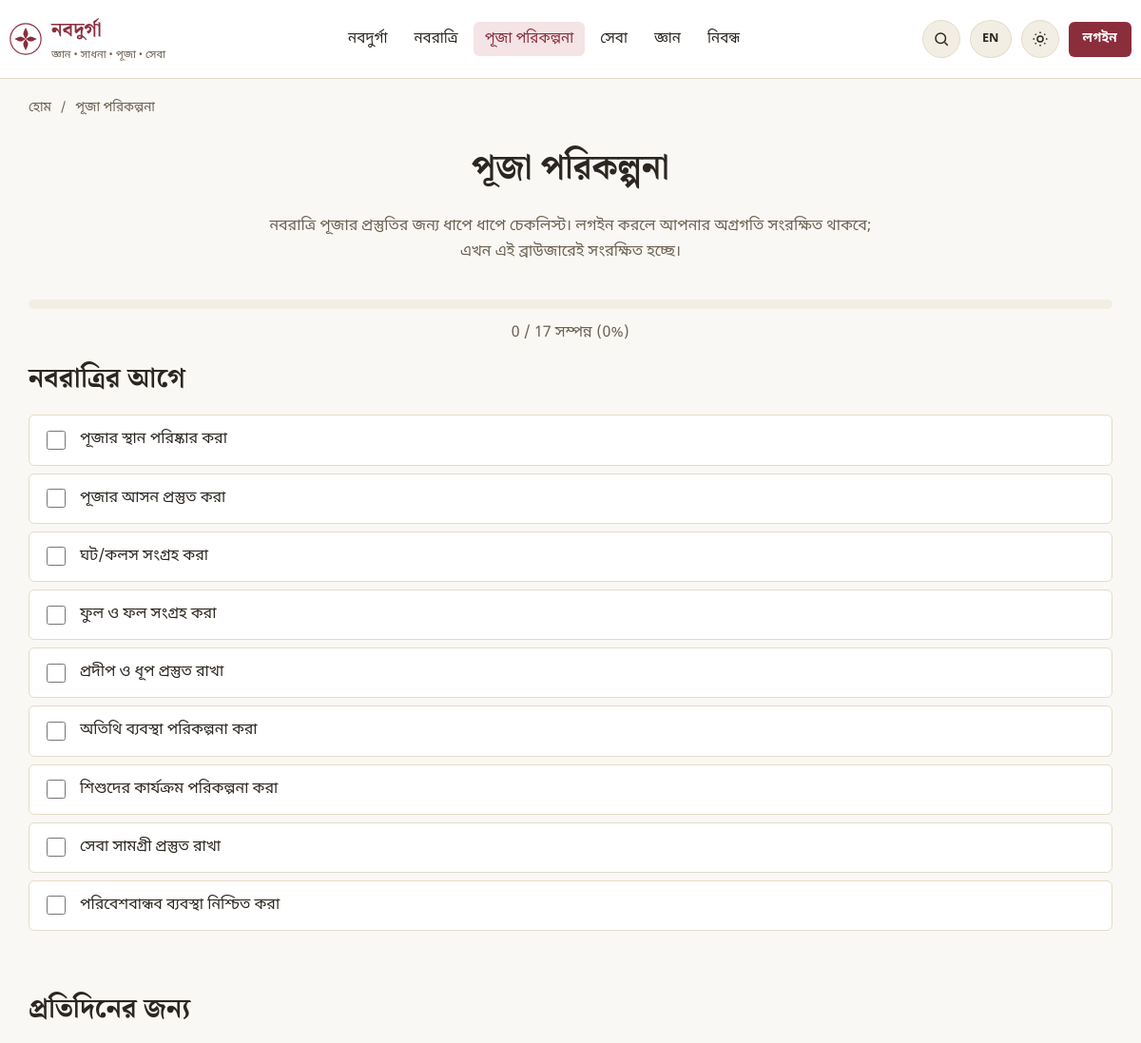
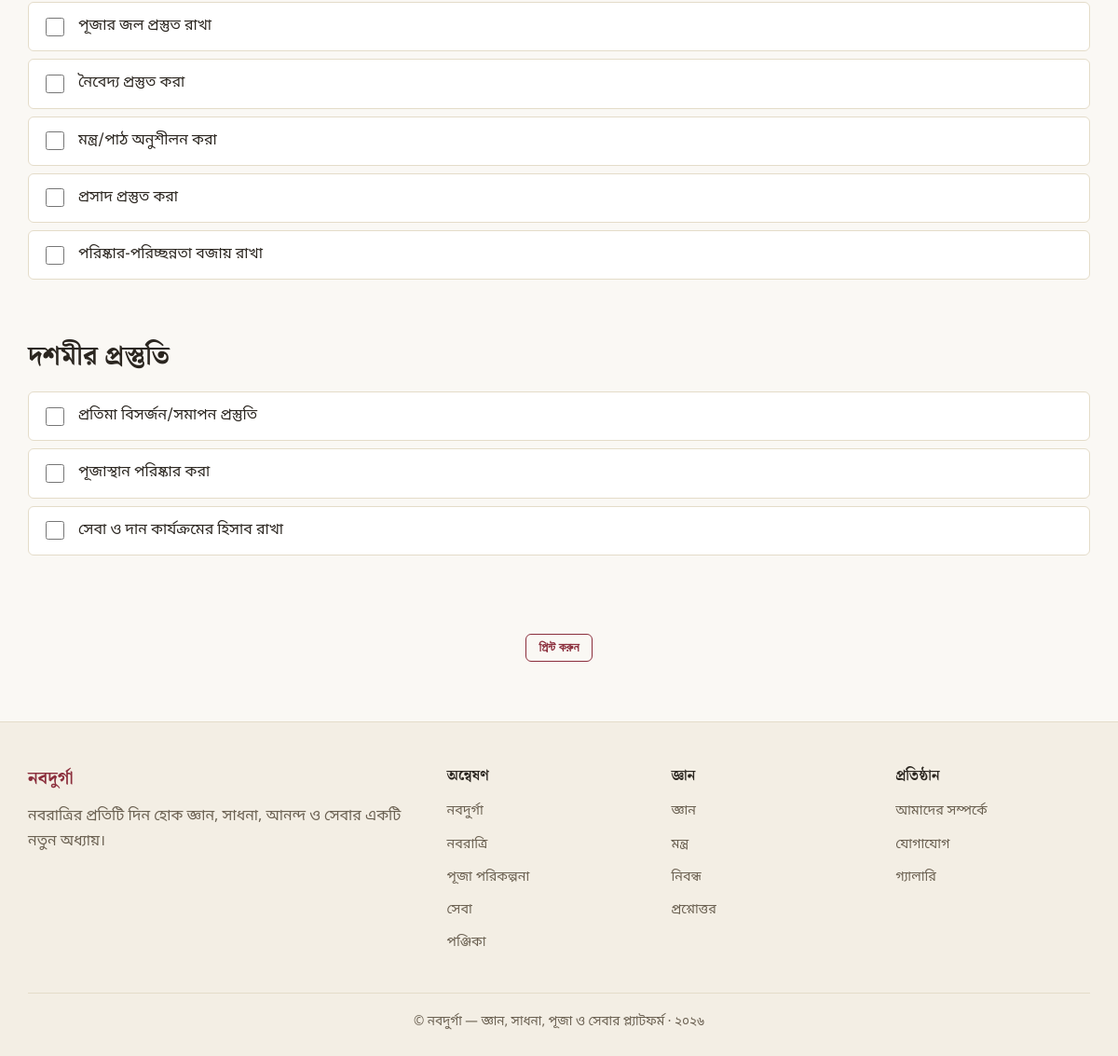
The page /puja-planning on the database its author committed (2 pictures, top to bottom).
### tables this page shows
CREATE TABLE IF NOT EXISTS checklist_items (
    id INT UNSIGNED AUTO_INCREMENT PRIMARY KEY,
    phase VARCHAR(30) NOT NULL DEFAULT 'day' COMMENT 'before, day, dashami',
    day_number TINYINT UNSIGNED NULL COMMENT 'NULL when phase=before or dashami',
    label_bn VARCHAR(255) NOT NULL,
    category VARCHAR(100) NULL,
    sort_order INT NOT NULL DEFAULT 0,
    status ENUM('active','inactive') NOT NULL DEFAULT 'active',
    created_at DATETIME NOT NULL DEFAULT CURRENT_TIMESTAMP
);

### app/core/Controller.php (called while the page is built, shortened)
<?php
class Controller
{
    protected function view(string $view, array $data = [], ?string $layout = null): void
    {
        $viewFile = dirname(__DIR__) . '/views/' . $view . '.php';
        extract($data, EXTR_SKIP);
        require $viewFile;
    }
}

### app/controllers/ChecklistController.php (called while the page is built, shortened)
<?php
class ChecklistController extends Controller
{
    public function index(Request $request): void
    {
        $repo = new ChecklistRepository();
        $grouped = $repo->allGroupedByPhase();
        $statuses = Auth::check() ? $repo->statusesForUser(Auth::id()) : [];
        $this->view('pages/puja-planning', [
            'title' => 'পূজা পরিকল্পনা',
            'metaDescription' => 'নবরাত্রি পূজার ধাপে ধাপে প্রস্তুতি ও চেকলিস্ট।',
            'breadcrumbs' => [['label' => 'পূজা পরিকল্পনা']],
            'grouped' => $grouped,
            'statuses' => $statuses,
        ]);
    }
}

### public/index.php (called while the page is built, shortened)
<?php
$router = new \App\Core\Router();
$router->setBasePath(\App\Core\Env::get('APP_BASE_PATH', ''));
$request = new \App\Core\Request();
$router->dispatch($request);

### app/core/Auth.php (called while the page is built, shortened)
<?php
class Auth
{
    protected static ?array $user = null;
    protected static bool $resolved = false;
    public static function check(): bool
    {
        return self::user() !== null;
    }
    public static function user(): ?array
    {
        if (self::$resolved) {
            return self::$user;
        }
        self::$resolved = true;
        $id = Session::get('user_id');
        if (!$id) {
            return null;
        }
        $repo = new UserRepository();
        $user = $repo->find($id);
        self::$user = $user;
        return $user;
    }
}

### app/helpers/functions.php (called while the page is built, shortened)
<?php
if (!function_exists('e')) {
    function e(?string $value): string
    {
        return htmlspecialchars($value ?? '', ENT_QUOTES, 'UTF-8');
    }
}
if (!function_exists('is_logged_in')) {
    function is_logged_in(): bool
    {
        return Auth::check();
    }
}

### app/core/Autoloader.php (called while the page is built, shortened)
<?php
class Autoloader
{
    protected static array $map = [
        'App\\Core\\' => 'core/',
        'App\\Controllers\\Admin\\' => 'controllers/admin/',
        'App\\Controllers\\' => 'controllers/',
        'App\\Models\\' => 'models/',
        'App\\Repositories\\' => 'repositories/',
        'App\\Services\\' => 'services/',
        'App\\Middleware\\' => 'middleware/',
        'App\\Validators\\' => 'validators/',
        'App\\Helpers\\' => 'helpers/',
    ];
    public static function register(string $appPath): void
    {
        spl_autoload_register(function (string $class) use ($appPath) {
            foreach (self::$map as $prefix => $dir) {
                if (str_starts_with($class, $prefix)) {
                    $relative = substr($class, strlen($prefix));
                    $relative = str_replace('\\', '/', $relative);
                    $file = rtrim($appPath, '/\\') . '/' . $dir . $relative . '.php';
                    if (is_file($file)) {
                        return;
                    }
                }
            }
        });
    }
}

### app/core/Env.php (called while the page is built, shortened)
<?php
class Env
{
    public static function get(string $key, $default = null)
    {
        $value = $_ENV[$key] ?? getenv($key);
        return match (strtolower((string) $value)) {
            'true', '(true)' => true,
            'false', '(false)' => false,
            'null', '(null)' => null,
            'empty', '(empty)' => '',
            default => $value,
        };
    }
}

### app/core/Database.php (called while the page is built, shortened)
<?php
class Database
{
    protected static ?PDO $instance = null;
    public static function connection(): PDO
    {
        if (self::$instance === null) {
            $host = Env::get('DB_HOST', '127.0.0.1');
            $port = Env::get('DB_PORT', '3306');
            $name = Env::get('DB_DATABASE', 'navadurga_db');
            $user = Env::get('DB_USERNAME', 'root');
            $pass = Env::get('DB_PASSWORD', '');
            $charset = Env::get('DB_CHARSET', 'utf8mb4');
            $dsn = "mysql:host={$host};port={$port};dbname={$name};charset={$charset}";
            try {
                self::$instance = new PDO($dsn, $user, $pass, [
                    PDO::ATTR_ERRMODE => PDO::ERRMODE_EXCEPTION,
                    PDO::ATTR_DEFAULT_FETCH_MODE => PDO::FETCH_ASSOC,
                    PDO::ATTR_EMULATE_PREPARES => true,
                ]);
            } catch (PDOException $e) {
                if (Env::get('APP_DEBUG', false)) {
                    throw $e;
                }
                http_response_code(500);
                require dirname(__DIR__) . '/views/errors/500.php';
                exit;
            }
        }
        return self::$instance;
    }
}

### app/core/Repository.php (called while the page is built, shortened)
<?php
abstract class Repository
{
    protected PDO $db;
    protected string $table;
    public function __construct()
    {
        $this->db = Database::connection();
    }
    public function all(array $conditions = [], ?string $orderBy = null, ?int $limit = null): array
    {
        [$where, $params] = $this->buildWhere($conditions);
        $sql = "SELECT * FROM {$this->table} {$where}";
        if ($orderBy) {
            $sql .= " ORDER BY {$orderBy}";
        }
        $stmt = $this->db->prepare($sql);
        $stmt->execute($params);
        return $stmt->fetchAll();
    }
    protected function buildWhere(array $conditions): array
    {
        if (empty($conditions)) {
            return ['', []];
        }
        $clauses = [];
        $params = [];
        foreach ($conditions as $column => $value) {
            if (is_array($value)) {
                $in = [];
                foreach ($value as $i => $v) {
                    $key = "{$column}_{$i}";
                    $in[] = ":{$key}";
                    $params[$key] = $v;
                }
                $clauses[] = "{$column} IN (" . implode(',', $in) . ")";
            } else {
                $clauses[] = "{$column} = :{$column}";
                $params[$column] = $value;
            }
        }
        return ['WHERE ' . implode(' AND ', $clauses), $params];
    }
}

### app/repositories/ChecklistRepository.php (called while the page is built, shortened)
<?php
class ChecklistRepository extends Repository
{
    public function allGroupedByPhase(): array
    {
        $rows = $this->all(['status' => 'active'], 'phase ASC, sort_order ASC, id ASC');
        $grouped = ['before' => [], 'day' => [], 'dashami' => []];
        foreach ($rows as $row) {
            $grouped[$row['phase']][] = $row;
        }
        return $grouped;
    }
}

### app/core/Session.php (called while the page is built, shortened)
<?php
class Session
{
    public static function get(string $key, $default = null)
    {
        return $_SESSION[$key] ?? $default;
    }
}

### app/views/pages/puja-planning.php (the view, shortened to what this page needs)
<h1 class="text-center">পূজা পরিকল্পনা</h1>
<p class="section-subtitle">নবরাত্রি পূজার প্রস্তুতির জন্য ধাপে ধাপে চেকলিস্ট। <?= is_logged_in() ? 'আপনার অগ্রগতি স্বয়ংক্রিয়ভাবে সংরক্ষিত হচ্ছে।' : 'লগইন করলে আপনার অগ্রগতি সংরক্ষিত থাকবে; এখন এই ব্রাউজারেই সংরক্ষিত হচ্ছে।' ?></p>
<?php
$phaseLabels = ['before' => 'নবরাত্রির আগে', 'day' => 'প্রতিদিনের জন্য', 'dashami' => 'দশমীর প্রস্তুতি'];
?>
<div class="progress-bar"><div class="progress-bar-fill" id="checklist-progress" style="width:0%;"></div></div>
<p class="text-center text-muted" id="checklist-progress-label">অগ্রগতি লোড হচ্ছে...</p>
<?php foreach ($phaseLabels as $phase => $label): if (empty($grouped[$phase])) continue; ?>
<section class="section" style="padding-top:0;">
    <h2><?= e($label) ?></h2>
    <ul class="checklist" data-checklist-group>
        <?php foreach ($grouped[$phase] as $item):
            $completed = ($statuses[$item['id']] ?? 'not_started') === 'completed';
        ?>
            <li class="checklist-item <?= $completed ? 'completed' : '' ?>" data-item-id="<?= $item['id'] ?>">
                <input type="checkbox" <?= $completed ? 'checked' : '' ?> aria-label="<?= e($item['label_bn']) ?>">
                <span><?= e($item['label_bn']) ?></span>
            </li>
        <?php endforeach; ?>
    </ul>
</section>
<?php endforeach; ?>
<div class="text-center" style="margin-top:20px;">
    <button class="btn btn-outline btn-sm" data-print>প্রিন্ট করুন</button>
</div>

### app/core/Router.php (shortened to what this page needs)
<?php
class Router
{
    protected array $routes = [];
    protected string $basePath = '';
    public function setBasePath(string $path): void
    {
        $this->basePath = rtrim($path, '/');
    }
    protected function add(string $method, string $uri, $handler, array $middleware): void
    {
        $this->routes[] = [
            'method' => $method,
            'uri' => '/' . trim($uri, '/'),
            'handler' => $handler,
            'middleware' => $middleware,
        ];
    }
    public function dispatch(Request $request): void
    {
        $uri = $request->uriPath($this->basePath);
        foreach ($this->routes as $route) {
            $pattern = $this->compile($route['uri']);
            if (preg_match($pattern, $uri, $matches)) {
                $params = array_filter($matches, 'is_string', ARRAY_FILTER_USE_KEY);
                $this->call($route['handler'], $request, $params);
                return;
            }
        }
    }
    protected function compile(string $uri): string
    {
        $pattern = preg_replace('#\{([a-zA-Z_][a-zA-Z0-9_]*)\}#', '(?P<$1>[^/]+)', $uri);
        return '#^' . $pattern . '$#u';
    }
    protected function call($handler, Request $request, array $params): void
    {
        [$class, $method] = $handler;
        $controller = new $class();
        call_user_func_array([$controller, $method], array_merge([$request], array_values($params)));
    }
}

### public/assets/css/app.css (style rules this page uses)
:root { --color-bg: #FAF8F4; --color-surface: #FFFFFF; --color-surface-alt: #F3EEE4; --color-border: #E4DCC9; --color-text: #2B2620; --color-text-muted: #6B6152; --color-primary: #8B2E3C; --color-primary-dark: #6E1F2B; --color-primary-soft: #F4E4E6; --color-accent: #B8842E; --color-accent-soft: #F6ECD9; --color-success: #2F6D4F; --color-success-soft: #E4F1EA; --color-danger: #B3261E; --color-danger-soft: #FBE7E5; --color-info: #2E5D8B; --color-info-soft: #E4EDF6; --shadow-sm: 0 1px 3px rgba(43, 38, 32, 0.08); --shadow-md: 0 4px 16px rgba(43, 38, 32, 0.10); --radius-sm: 6px; --radius-md: 12px; --radius-lg: 20px; --font-body: 'Noto Sans Bengali', 'Nirmala UI', 'Vrinda', 'Noto Sans', system-ui, sans-serif; --font-heading: 'Noto Serif Bengali', 'Nirmala UI', 'Vrinda', 'Noto Serif', Georgia, serif; --container-width: 1180px; }
* { box-sizing: border-box; }
html { scroll-behavior: smooth; }
body { margin: 0; font-family: var(--font-body); background: var(--color-bg); color: var(--color-text); line-height: 1.7; font-size: 16px; -webkit-font-smoothing: antialiased; }
h1, h2, h3, h4 { font-family: var(--font-heading); font-weight: 700; line-height: 1.35; margin: 0 0 0.6em; color: var(--color-text); }
h1 { font-size: clamp(1.9rem, 3vw, 2.6rem); }
h2 { font-size: clamp(1.5rem, 2.4vw, 2rem); }
p { margin: 0 0 1em; color: var(--color-text); }
.section { padding: 56px 0; }
.section-subtitle { text-align: center; color: var(--color-text-muted); max-width: 640px; margin: 0 auto 36px; }
.btn { display: inline-flex; align-items: center; justify-content: center; gap: 8px; padding: 11px 22px; border-radius: var(--radius-sm); font-weight: 600; font-size: 0.95rem; border: 1px solid transparent; cursor: pointer; transition: transform 0.05s ease, background 0.15s ease; text-decoration: none; }
.btn-outline { background: transparent; border-color: var(--color-primary); color: var(--color-primary); }
.btn-sm { padding: 6px 14px; font-size: 0.85rem; }
.checklist { list-style: none; margin: 0; padding: 0; }
.checklist-item { display: flex; align-items: center; gap: 12px; padding: 12px 14px; border: 1px solid var(--color-border); border-radius: var(--radius-sm); margin-bottom: 8px; background: var(--color-surface); cursor: pointer; }
.checklist-item input { width: 20px; height: 20px; accent-color: var(--color-primary); }
.progress-bar { height: 10px; background: var(--color-surface-alt); border-radius: 999px; overflow: hidden; margin: 12px 0; }
.text-center { text-align: center; }
.text-muted { color: var(--color-text-muted); }

### rows shown on the page
checklist_items: label_bn "পূজার স্থান পরিষ্কার করা"
checklist_items: label_bn "পূজার আসন প্রস্তুত করা"
checklist_items: label_bn "ঘট/কলস সংগ্রহ করা"
checklist_items: label_bn "ফুল ও ফল সংগ্রহ করা"
checklist_items: label_bn "প্রদীপ ও ধূপ প্রস্তুত রাখা"
checklist_items: label_bn "অতিথি ব্যবস্থা পরিকল্পনা করা"
checklist_items: label_bn "শিশুদের কার্যক্রম পরিকল্পনা করা"
checklist_items: label_bn "সেবা সামগ্রী প্রস্তুত রাখা"
checklist_items: label_bn "পরিবেশবান্ধব ব্যবস্থা নিশ্চিত করা"
checklist_items: label_bn "পূজার জল প্রস্তুত রাখা"
checklist_items: label_bn "নৈবেদ্য প্রস্তুত করা"
checklist_items: label_bn "মন্ত্র/পাঠ অনুশীলন করা"
checklist_items: label_bn "প্রসাদ প্রস্তুত করা"
checklist_items: label_bn "পরিষ্কার-পরিচ্ছন্নতা বজায় রাখা"
checklist_items: label_bn "প্রতিমা বিসর্জন/সমাপন প্রস্তুতি"
checklist_items: label_bn "পূজাস্থান পরিষ্কার করা"
checklist_items: label_bn "সেবা ও দান কার্যক্রমের হিসাব রাখা"

### other values the page prints
setting('site_name', 'নবদুর্গা') "নবদুর্গা"
setting('site_subtitle', 'জ্ঞান • সাধনা • পূজা • সেবা') "জ্ঞান • সাধনা • পূজা • সেবা"
t('nav.navadurga') "নবদুর্গা"
t('nav.navaratri') "নবরাত্রি"
t('nav.puja_planning') "পূজা পরিকল্পনা"
t('nav.seva') "সেবা"
t('nav.learning') "জ্ঞান"
t('nav.articles') "নিবন্ধ"
t('nav.login') "লগইন"
$crumb['label'] "পূজা পরিকল্পনা"
$label "নবরাত্রির আগে"
$label "প্রতিদিনের জন্য"
$label "দশমীর প্রস্তুতি"
t('footer.explore') "অন্বেষণ"
t('nav.calendar') "পঞ্জিকা"
